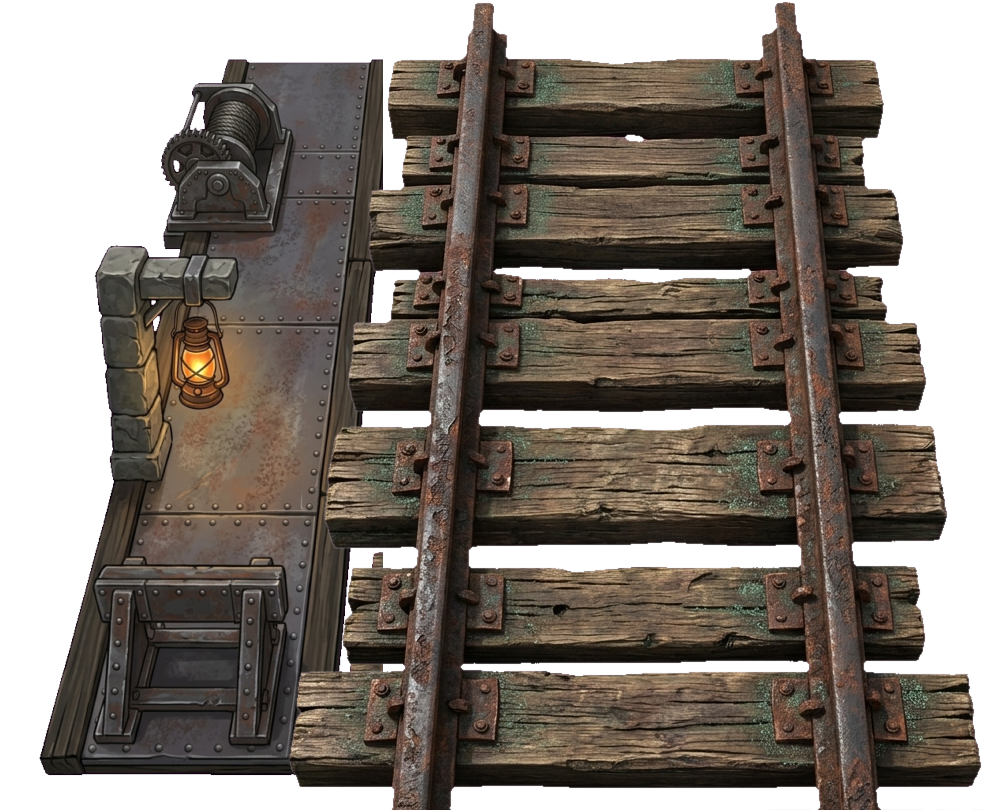
#> input picture fundo_ferro_standalone/assets/rails/estacao_trilho_v2.png, 1008 x 810 px, found by its file name
$ python calibrar_ajuste_usuario.py
#> lines starting #> are read from the running program, lines starting #| are printed output that depends on the picture
from PIL import Image

img_est = Image.open('fundo_ferro_standalone/assets/rails/estacao_trilho_v2.png').convert("RGBA")
#> img_est is the input picture: PIL image 1008x810 RGBA; mean R, G, B, A 56.3, 48.4, 41, 174.3
img_trilho_ponte = Image.open('fundo_ferro_standalone/assets/rails/trilho_reto_vertical_v1.png').convert("RGBA")
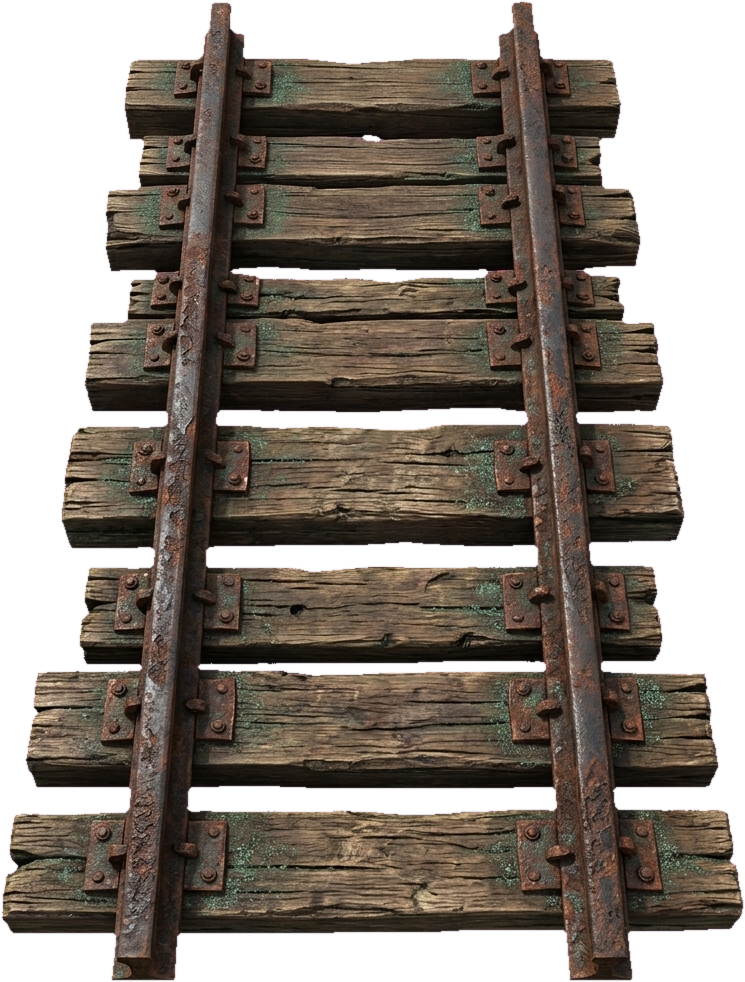
#> input picture fundo_ferro_standalone/assets/rails/trilho_reto_vertical_v1.png, 745 x 982 px, found by its file name
#> img_trilho_ponte is the input picture: PIL image 745x982 RGBA; mean R, G, B, A 70.2, 57.6, 52.9, 169.1
img_cavalete = Image.open('fundo_ferro_standalone/assets/rails/cavalete_alto_v1.png').convert("RGBA")
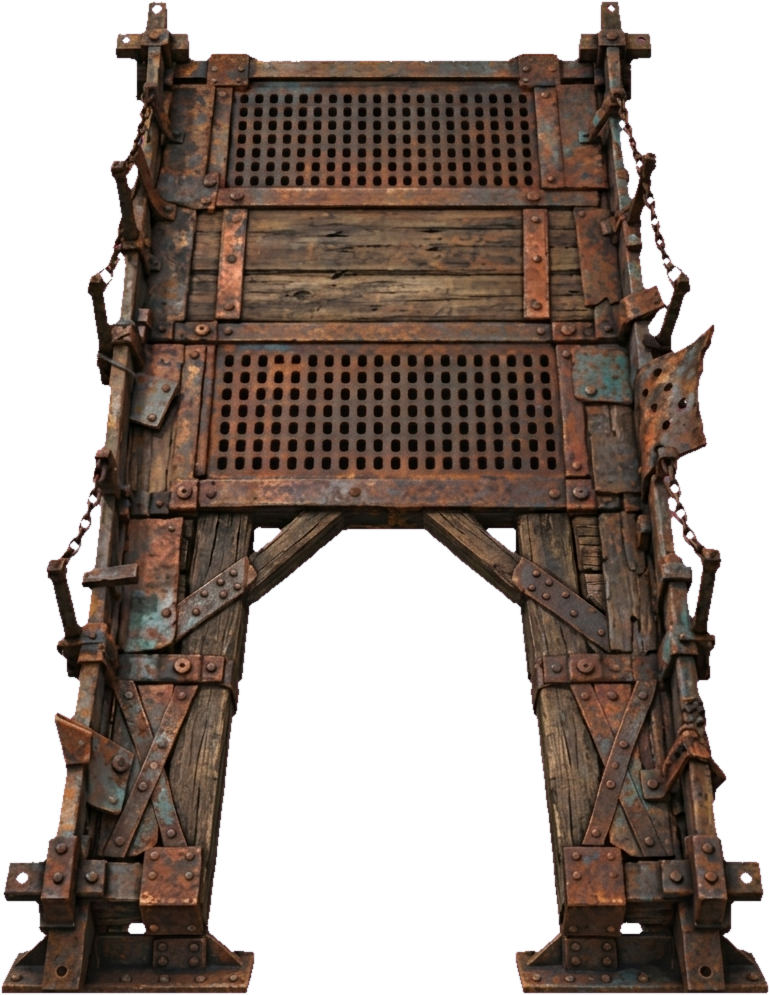
#> input picture fundo_ferro_standalone/assets/rails/cavalete_alto_v1.png, 770 x 995 px, found by its file name
#> img_cavalete is the input picture: PIL image 770x995 RGBA; mean R, G, B, A 55.5, 37.4, 35.5, 145.4

zoom = 2.0
vp_w, vp_h = 500, 600

fator = 1.25
escala_trilho = 0.20 * fator
escala_cavalete = 0.32 * fator

# Posição base anterior da ponte: pos_x_ponte = -190.5 + 4.0 * escala_trilho = -189.5 px
# No canvas do teste (zoom 2.0x), cada 1 px no mundo são 2 px na tela.
# O usuário pediu "coloque mais 3px".
# Vamos testar shifts em X na tela de +2px, +3px, +4px (equivalente a +1.0px, +1.5px, +2.0px no mundo)
# E em Y, fechar a emenda (offset_y em torno de 22 a 28 px no mundo)

for shift_screen_x in [2, 3, 4]:
    shift_world_x = shift_screen_x / zoom
    pos_x_ponte = (-190.5 + 4.0 * escala_trilho) + shift_world_x

    for offset_y in [22, 25, 28]:
        canvas = Image.new("RGBA", (vp_w, vp_h), (35, 35, 40, 255))
        cam_x, cam_y = -190.0, 406.0

        def w2s(wx, wy):
            return int((wx - cam_x) * zoom + vp_w / 2.0), int((wy - cam_y) * zoom + vp_h / 2.0)

        pos_y_trilho = 406.0 + 475 * escala_trilho - offset_y

        # 1. Cavalete da ponte (fundo)
        cw = int(img_cavalete.width * escala_cavalete * zoom)
        ch = int(img_cavalete.height * escala_cavalete * zoom)
        c_res = img_cavalete.resize((cw, ch), Image.Resampling.LANCZOS)
        csx, csy = w2s(pos_x_ponte - img_cavalete.width * escala_cavalete / 2.0, pos_y_trilho + 75.0*fator - img_cavalete.height * escala_cavalete / 2.0)
        canvas.paste(c_res, (csx, csy), c_res)

        # 2. Trilho da ponte
        pw = int(img_trilho_ponte.width * escala_trilho * zoom)
        ph = int(img_trilho_ponte.height * escala_trilho * zoom)
        p_res = img_trilho_ponte.resize((pw, ph), Image.Resampling.LANCZOS)
        psx, psy = w2s(pos_x_ponte - img_trilho_ponte.width * escala_trilho / 2.0, pos_y_trilho - img_trilho_ponte.height * escala_trilho / 2.0)
        canvas.paste(p_res, (psx, psy), p_res)

        # 3. Estação (topo)
        ew = int(img_est.width * 0.20 * zoom)
        eh = int(img_est.height * 0.20 * zoom)
        e_res = img_est.resize((ew, eh), Image.Resampling.LANCZOS)
        esx, esy = w2s(-215.9 - img_est.width * 0.20 / 2.0, 325.0 - img_est.height * 0.20 / 2.0)
        canvas.paste(e_res, (esx, esy), e_res)

        out_name = f"scratch/calibrado_x{shift_screen_x}_y{offset_y}.png"
        canvas.save(out_name)
#> this loop made 3 passes
#> pass 1, `canvas.save(out_name)`:
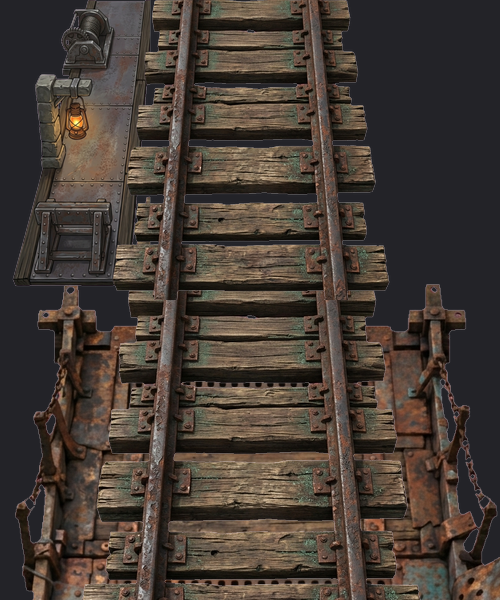
#> saved as calibrado_x2_y22.png: PIL image 500x600 RGBA; mean R, G, B, A 68.8, 59, 52, 253.6; transparent parts drawn white
#> pass 1, `canvas.save(out_name)`:
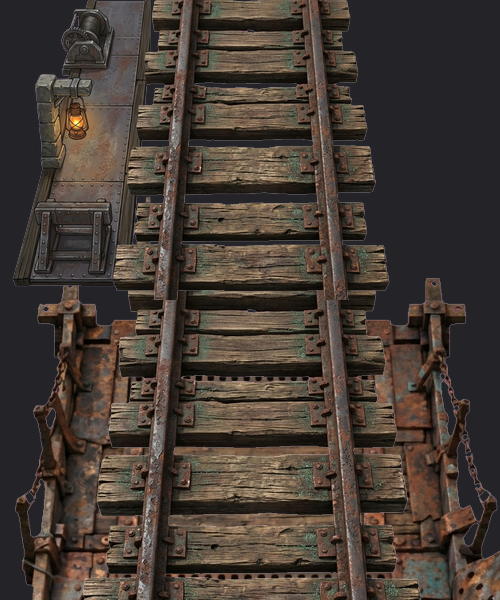
#> saved as calibrado_x2_y25.png: PIL image 500x600 RGBA; mean R, G, B, A 69, 59.1, 52.1, 253.6; transparent parts drawn white
#> after the loop:
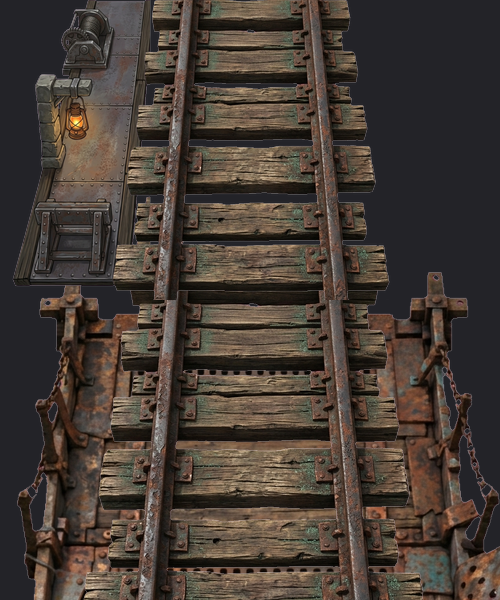
#> canvas: PIL image 500x600 RGBA; mean R, G, B, A 69.2, 59.3, 52.2, 253.6; transparent parts drawn white
#> after the loop:
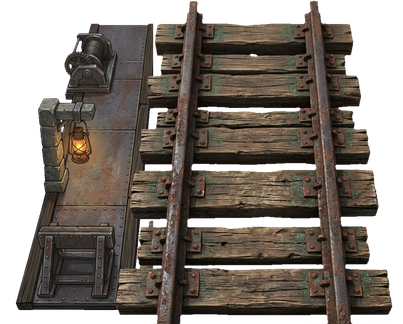
#> e_res: PIL image 403x324 RGBA; mean R, G, B, A 57.9, 49.7, 42.2, 174.3; transparent parts drawn white
#> after the loop:
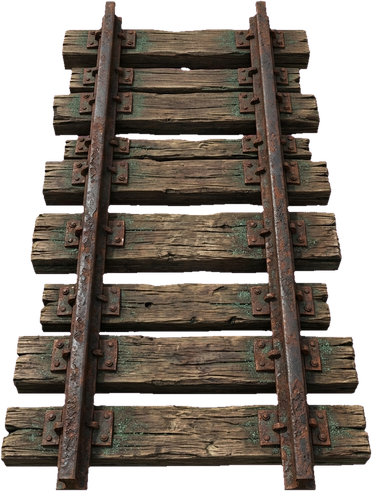
#> p_res: PIL image 372x491 RGBA; mean R, G, B, A 58.2, 48.9, 40.4, 169.1; transparent parts drawn white

print("Imagens de calibração geradas com sucesso!")
